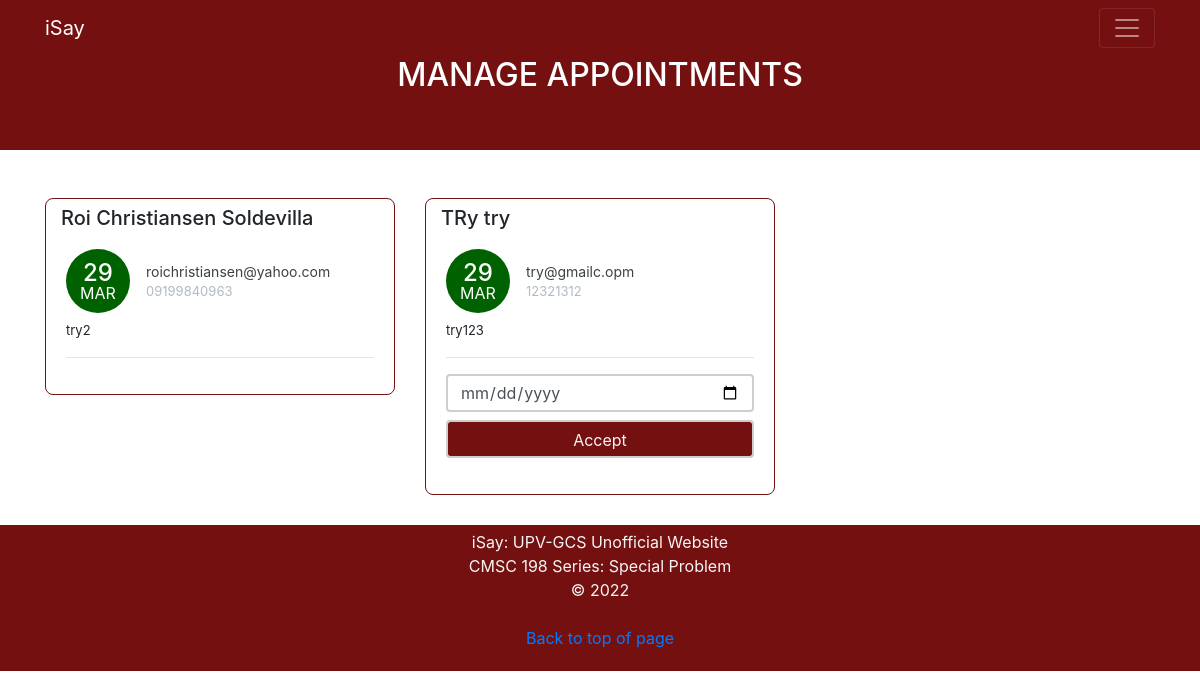
The page /manage-appointments/ on the database as committed earlier.
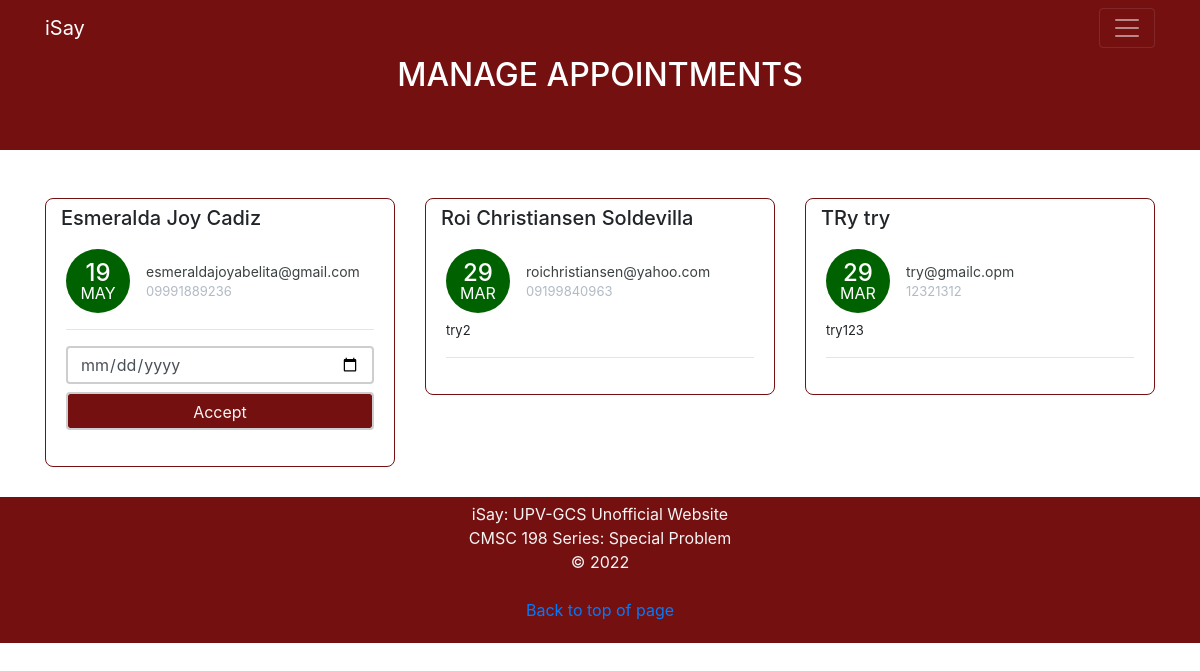
The same page on the database as committed later.
### isay/models.py (models this page shows, shortened)
class Appointment(models.Model):
    first_name = models.CharField(max_length=50)
    last_name = models.CharField(max_length=50)
    email = models.CharField(max_length=50)
    phone = models.CharField(max_length=50)
    request = models.TextField(blank=True)
    sent_date = models.DateField(auto_now_add=True)
    accepted = models.BooleanField(default=False)
    accepted_date = models.DateField(auto_now_add=False, null=True, blank=True)
    class Meta:
        ordering = ["-sent_date"]

### isay/views.py (the view, shortened to what this page needs)
# urls.py: path("manage-appointments/", ManageAppointmentTemplateView.as_view(), name="manage"),
class ManageAppointmentTemplateView(ListView):
    template_name = "manage-appointments.html"
    model = Appointment
    context_object_name = "appointments"
    login_required = True
    paginate_by = 3
    def get_context_data(self, *args, **kwargs):
        context = super().get_context_data(*args, **kwargs)
        appointments = Appointment.objects.all()
        context.update({
            "title": "Manage Appointments"
        })
        return context

### templates/manage-appointments.html (shortened to what this page needs)
{% extends 'base.html' %}
{% block content %}
    <div class="text-center mb-4" style="background-color: rgb(117, 16, 17);">
      <div class="container text-white" style="background-color: rgb(117, 16, 17);">
        <h2>
          MANAGE APPOINTMENTS
        </h2><br><br>
      </div>
    </div>
    <div class="container mt-5">
        <div class="row">
        {% for app in appointments %}
            <div class="col-lg-4">
                <div class="card card-margin">
                    <div class="card-header no-border">
                        <h5 class="card-title">{{app.first_name}} {{app.last_name}}</h5>
                    </div>
                    <div class="card-body pt-0">
                        <div class="widget-49">
                            <div class="widget-49-title-wrapper">
                                <div class="widget-49-date-primary">
                                    <span class="widget-49-date-day">{{app.sent_date|date:"d"}}</span>
                                    <span class="widget-49-date-month">{{app.sent_date|date:"M"}}</span>
                                </div>
                                <div class="widget-49-meeting-info">
                                    <span class="widget-49-pro-title">{{app.email}}</span>
                                    <span class="widget-49-meeting-time">{{app.phone}}</span>
                                </div>
                            </div>
                            <div class="widget-49-meeting-points">
                                <span>{{app.request}}</span>
                            </div>
                            <hr class="w-100">
                            {% if app.accepted == False %}
                            <form method="POST" action="{% url 'manage' %}">
                            <div class="form-group">
                                <input type="date" name="date" class="form-control mb-2"
                                    placeholder="dd-mm-yyyy" value=""
                                    min="1997-01-01" max="2030-12-31">
                                <input class="btn-block form-control" type="submit" value="Accept" style="color: whitesmoke; background-color: rgb(117, 16, 17);">
                            </div>
                            </form>
                            {% endif %}
                        </div>
                    </div>
                </div>
            </div>
        {% endfor %}
        </div>
    </div>
{% endblock content %}

### templates/base.html (shortened to what this page needs)
 {% load static %}
<!DOCTYPE html>
<html lang="en">
<head>
  <link href=" {% static 'css/bootstrap.min.css' %}" rel="stylesheet">
  <link rel="stylesheet" href="https://cdnjs.cloudflare.com/ajax/libs/font-awesome/5.15.3/css/all.min.css" />
  <link rel="stylesheet" href=" {% static 'css/styles.css' %}" />
</head>
<body>
    <nav class="navbar navbar-dark navigation-clean-search"
    style="background-color: rgb(117, 16, 17);">
        <div class="container"><a class="navbar-brand" href="{% url 'home2' %}">iSay</a>
            <button class="navbar-toggler" data-toggle="collapse" data-target="#navcol-1">
                <span class="navbar-toggler-icon"></span>
            </button>
        </div>
    </nav>
{% block content %}{% endblock content %}
    <div class="footer" id = "container" style="display: flex; justify-content: center; text-align: center; padding: 5px; background-color: rgb(117, 16, 17); color: whitesmoke;"><p>iSay: UPV-GCS Unofficial Website<br>CMSC 198 Series: Special Problem<br>&copy; 2022<br><br><a href="#top">Back to top of page</a></p>
    </div>
</body>
</html>

### static/css/styles.css (style rules this page uses)
.form-control { box-shadow: none !important; outline: none !important; border: 2px solid #cecece; height: 38px; }

Rows that differ between the two databases and show on the page:
added Appointment: first_name "Esmeralda Joy", last_name "Cadiz", sent_date "19", sent_date "MAY", email "esmeraldajoyabelita@gmail.com", phone "09991889236"
changed Appointment "TRy": accepted False → True (drawn); value "Accept" → (not shown)
